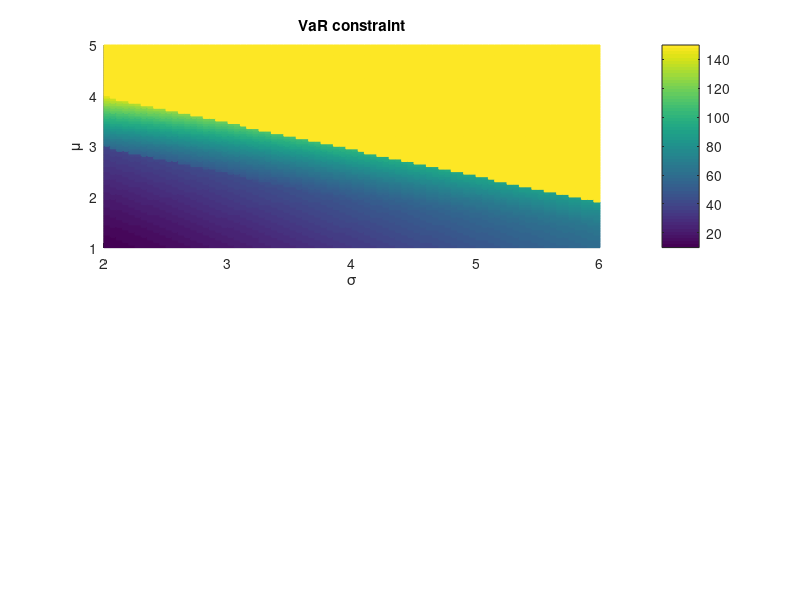

This chart was generated by the following MATLAB code: (Note: this script raises an error after producing the figure.)
clear all
load sens_mu_sig_VAR.mat
figure 
subplot(2,1,1)

surface(02:0.05:6,1:0.05:5,OptCost,'EdgeColor','flat')
h=colorbar;
xlabel('\sigma')
ylabel('\mu')
title('VaR constraint')
h.Ticks=[50:20:150]
h.TickLabels={'50','70','90','110','130','Infeasible'}

% clear all
% 
%
subplot(2,1,2)
load sens_mu_sig_CVAR.mat
% 
% % 
% load sens_mu_sig_VAR.mat
for k1=1:length(1:0.05:5)
    for k2=1:length(2:0.05:6)
        if OptCost(k1,k2)==150
            OptCost(k1,k2)=200;
        end
    end
end
surface(2:0.05:6,1:0.05:5,OptCost,'EdgeColor','flat')
h=colorbar;
xlabel('\sigma')
ylabel('\mu')
title('CVaR constraint')
h.Ticks=[50:20:130,200]
h.TickLabels={'50','70','90','110','130','Infeasible'}